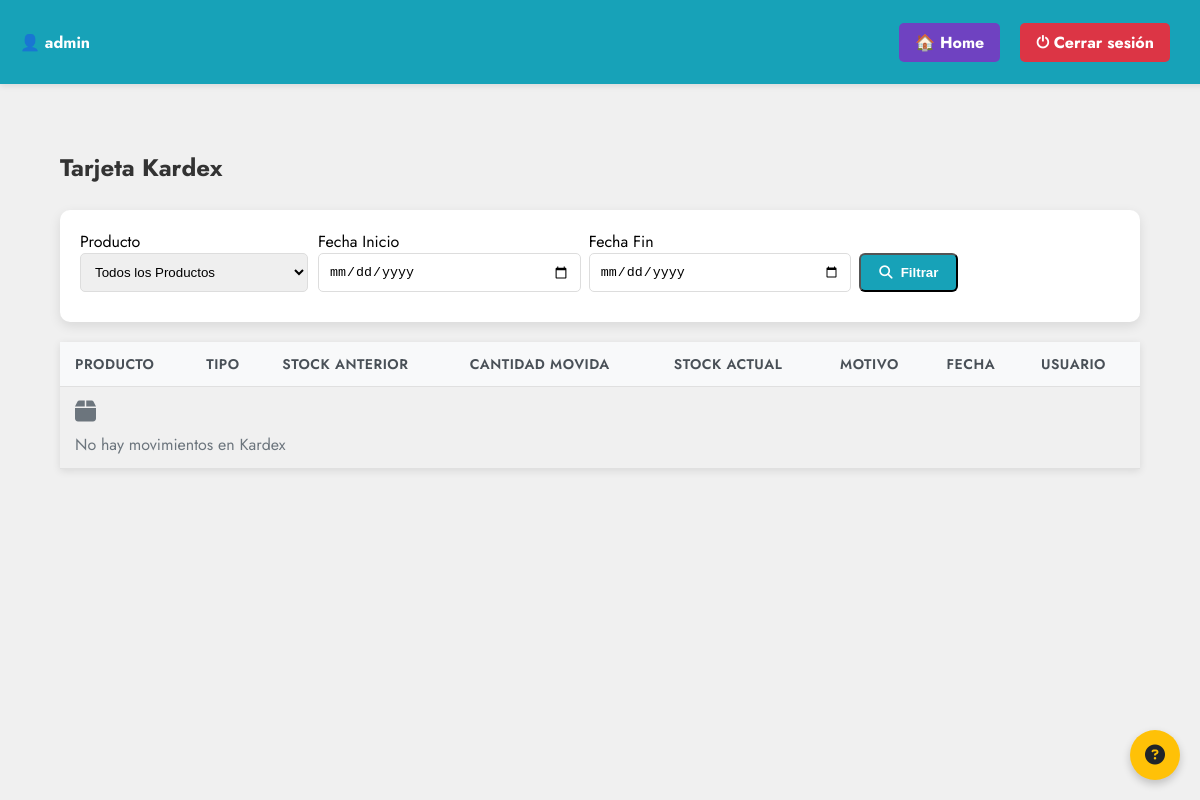
Before: /kardex/ (signed in) with the older database file.
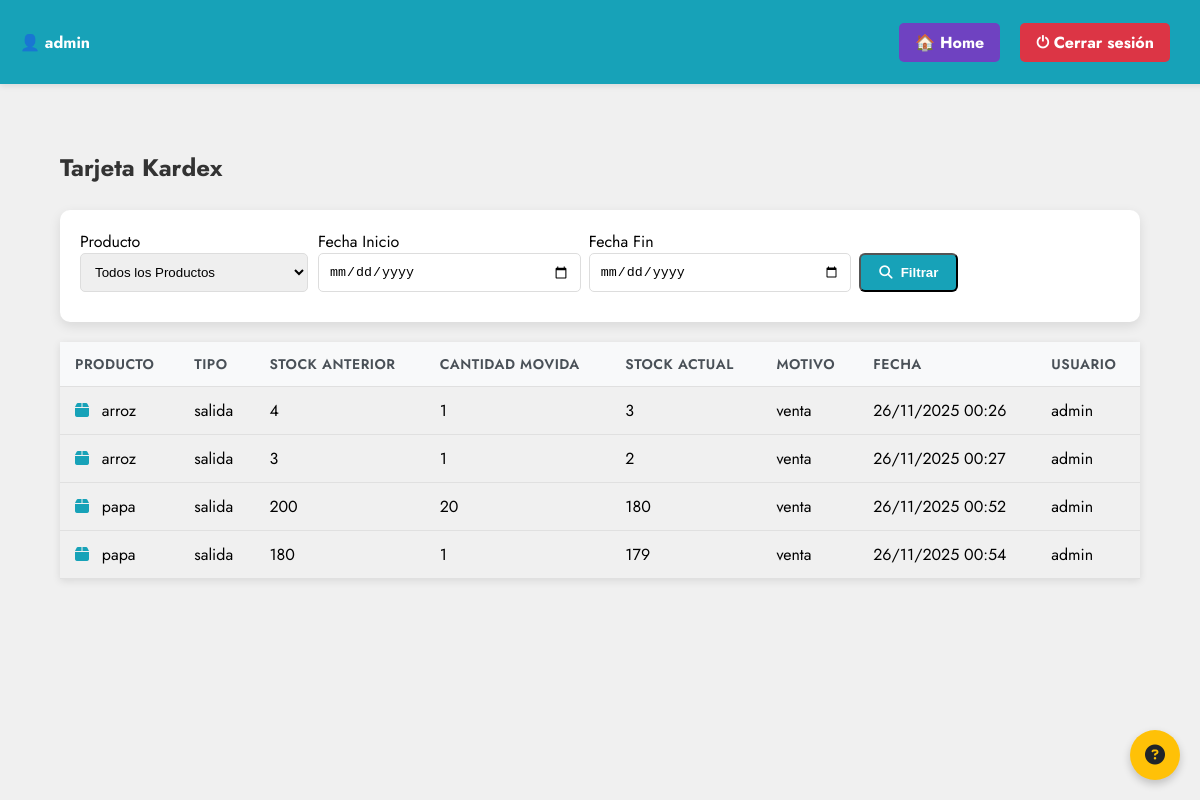
After: the same page with the newer database file.
### account/models.py (models this page shows, shortened)
class Kardex(models.Model):
    TIPO_CHOICES = [('entrada', 'Entrada'), ('salida', 'Salida')]
    producto = models.ForeignKey(Producto, on_delete=models.CASCADE)
    tipo = models.CharField(max_length=10, choices=TIPO_CHOICES)
    cantidad = models.IntegerField()
    stock_anterior = models.IntegerField(default=0)
    fecha = models.DateTimeField(auto_now_add=True)
    motivo = models.CharField(max_length=100)
    usuario = models.ForeignKey(Usuario, on_delete=models.SET_NULL, null=True)
    def stock_actual(self):
        if self.tipo == 'entrada':
            return self.stock_anterior + self.cantidad
        else:
            return self.stock_anterior - self.cantidad

class Producto(models.Model):
    UNIDAD_CHOICES = [
        ('kg', 'Kilogramo'),
        ('ml', 'Mililitro'),
        ('litro', 'Litro'),
        ('unidad', 'Unidad'),
    ]
    MONEDA_CHOICES = [
        ('COP', 'Peso colombiano'),
        ('USD', 'Dólar estadounidense'),
        ('EUR', 'Euro'),
    ]
    nombre = models.CharField(max_length=100)
    descripcion = models.TextField(blank=True, null=True)
    categoria = models.ForeignKey(Categoria, on_delete=models.SET_NULL, null=True, blank=True)
    precio_unitario = models.DecimalField(max_digits=10, decimal_places=2)
    moneda = models.CharField(max_length=3, choices=MONEDA_CHOICES, default='COP')
    cantidad = models.PositiveIntegerField(default=0)
    unidad = models.CharField(max_length=20, choices=UNIDAD_CHOICES, default='unidad')
    sku = models.CharField(max_length=100, unique=True)
    proveedor = models.ForeignKey(Proveedor, on_delete=models.SET_NULL, null=True, blank=True)
    almacen = models.ForeignKey(Almacen, on_delete=models.SET_NULL, null=True, blank=True)
    estado = models.BooleanField(default=True)
    fecha_creacion = models.DateTimeField(auto_now_add=True)
    fecha_modificacion = models.DateTimeField(auto_now=True)
    class Meta:
        verbose_name = 'Producto'
        verbose_name_plural = 'Productos'
        ordering = ['nombre']

class Usuario(AbstractUser):
    rol = models.ForeignKey('Rol', on_delete=models.SET_NULL, null=True, blank=True)
    estado = models.BooleanField(default=True)
    nombres = models.CharField(max_length=100, blank=True, null=True)
    apellidos = models.CharField(max_length=100, blank=True, null=True)
    class Meta:
        verbose_name = 'Usuario'
        verbose_name_plural = 'Usuarios'

### account/views.py (the view)
# urls.py: path('kardex/', kardex, name='kardex'),
@login_required_custom
@role_required(module='productos', action='leer')  # Asumir permisos en productos
def kardex(request):
    producto_id = request.GET.get('producto')
    fecha_inicio = request.GET.get('fecha_inicio')
    fecha_fin = request.GET.get('fecha_fin')
    kardex_entries = Kardex.objects.all().order_by('fecha')  # Ordenar por fecha
    if producto_id:
        kardex_entries = kardex_entries.filter(producto_id=producto_id)
    if fecha_inicio:
        kardex_entries = kardex_entries.filter(fecha__date__gte=fecha_inicio)
    if fecha_fin:
        kardex_entries = kardex_entries.filter(fecha__date__lte=fecha_fin)
    productos = Producto.objects.all()
    return render(request, 'account/kardex.html', {
        'kardex_entries': kardex_entries,
        'productos': productos,
        'producto_id': producto_id,
        'fecha_inicio': fecha_inicio,
        'fecha_fin': fecha_fin,
    })

### account/templates/account/kardex.html (shortened to what this page needs)
{% load static %}
<!DOCTYPE html>
<html lang="es">
<head>
    <link rel="stylesheet" href="{% static 'account/css/kardex.css' %}">
    <link rel="stylesheet" href="https://cdnjs.cloudflare.com/ajax/libs/font-awesome/6.5.0/css/all.min.css">
</head>
<button id="help-btn" class="help-btn" title="Ayuda">
    <i class="fas fa-question-circle"></i>
</button>
<body class="kardex-lista">
    <div class="topbar">
        <div class="user-info">👤 {{ user.username }}</div>
        <div class="actions">
            <a href="{% url 'dashboard' %}" class="home-btn">🏠 Home</a>
            <a href="{% url 'logout' %}" class="logout-btn">⏻ Cerrar sesión</a>
        </div>
    </div>
    <div class="container">
        <div class="header">
            <h1 class="title">Tarjeta Kardex</h1>
        </div>
        <form method="get" class="filter-form">
            <div class="row">
                <div class="col-md-3">
                    <label>Producto</label>
                    <select name="producto" class="form-control">
                        <option value="">Todos los Productos</option>
                    </select>
                </div>
                <div class="col-md-2">
                    <label>Fecha Inicio</label>
                    <input type="date" name="fecha_inicio" class="form-control" value="{{ fecha_inicio }}">
                </div>
                <div class="col-md-2">
                    <label>Fecha Fin</label>
                    <input type="date" name="fecha_fin" class="form-control" value="{{ fecha_fin }}">
                </div>
                <div class="col-md-2">
                    <button type="submit" class="btn btn-primary">
                        <i class="fas fa-search"></i> Filtrar
                    </button>
                </div>
            </div>
        </form>
        <table class="products-table">
            <thead>
                <tr>
                    <th>Producto</th>
                    <th>Tipo</th>
                    <th>Stock Anterior</th>
                    <th>Cantidad Movida</th>
                    <th>Stock Actual</th>
                    <th>Motivo</th>
                    <th>Fecha</th>
                    <th>Usuario</th>
                </tr>
            </thead>
            <tbody>
                {% for entry in kardex_entries %}
                <tr>
                    <td>
                        <i class="fas fa-box category-icon"></i>
                        {{ entry.producto.nombre }}
                    </td>
                    <td>{{ entry.tipo }}</td>
                    <td>{{ entry.stock_anterior }}</td>
                    <td>{{ entry.cantidad }}</td>
                    <td>{{ entry.stock_actual }}</td>
                    <td>{{ entry.motivo }}</td>
                    <td>{{ entry.fecha|date:"d/m/Y H:i" }}</td>
                    <td>{{ entry.usuario.username|default:"-" }}</td>
                </tr>
                {% empty %}
                <tr>
                    <td colspan="8" class="no-products">
                        <i class="fas fa-box" style="font-size: 24px; margin-bottom: 10px;"></i><br>
                        No hay movimientos en Kardex
                    </td>
                </tr>
                {% endfor %}
            </tbody>
        </table>
    </div>
</body>
</html>

Changed rows visible on the page:
added Kardex: producto.nombre "arroz", tipo "salida", stock_anterior "4", cantidad "1", stock_actual "3", motivo "venta", fecha "26/11/2025 00:26", usuario.username "admin"
added Kardex: producto.nombre "arroz", tipo "salida", stock_anterior "3", cantidad "1", stock_actual "2", motivo "venta", fecha "26/11/2025 00:27", usuario.username "admin"
added Kardex: producto.nombre "papa", tipo "salida", stock_anterior "200", cantidad "20", stock_actual "180", motivo "venta", fecha "26/11/2025 00:52", usuario.username "admin"
added Kardex: producto.nombre "papa", tipo "salida", stock_anterior "180", cantidad "1", stock_actual "179", motivo "venta", fecha "26/11/2025 00:54", usuario.username "admin"
Other visible differences:
text no longer shown: "No hay movimientos en Kardex"
